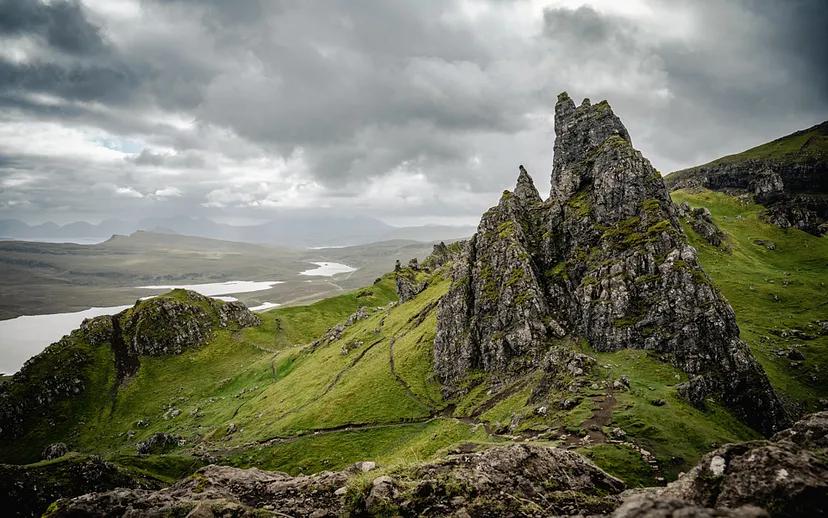
#> input picture Image quantization using KNN/nature.jpg, 828 x 518 px
$ python Quantize.py
#> lines starting #> are read from the running program, lines starting #| are printed output that depends on the picture
from sklearn.cluster import KMeans
import numpy as np
import matplotlib.pyplot as plt
from collections import Counter
import cv2

img = plt.imread("nature.jpg")
#> img is the input picture: shape (518, 828, 3); mean R, G, B 114.3, 116.1, 99.6
img = cv2.resize(img, (500, 500))
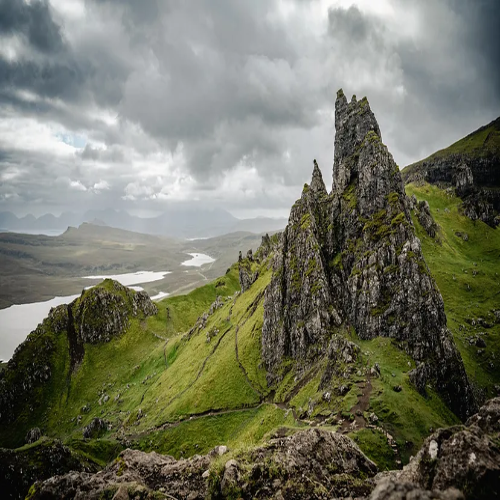
#> img: shape (500, 500, 3); mean R, G, B 114.2, 116, 99.5
print(img.shape)
#| (500, 500, 3)

(h, w, c) = img.shape
#> h = 500; w = 500; c = 3
img2D = img.reshape(h * w, c)
print(img2D.shape)
#| (250000, 3)

Kmeans_model = KMeans(n_clusters=3)
cluster_labels = Kmeans_model.fit_predict(img2D)

print(cluster_labels)
#> (printed output is left out)
labels_count = Counter(cluster_labels)
#> labels_count = {0: 73087, 2: 99097, 1: 77816}
print(labels_count)
#| Counter({2: 99097, 1: 77816, 0: 73087})
print(Kmeans_model.cluster_centers_)

rgb_colors = Kmeans_model.cluster_centers_.round(0).astype(int)
print(rgb_colors)


img_quant = np.reshape(rgb_colors[cluster_labels], (h, w, c))
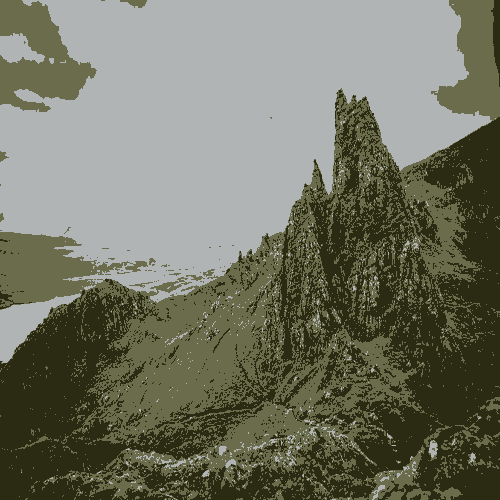
#> img_quant: shape (500, 500, 3) int64; mean of channels 0, 1, 2 114.4, 116.3, 99.5; drawn as R, G, B
plt.imshow(np.hstack([img, img_quant]))

plt.show()
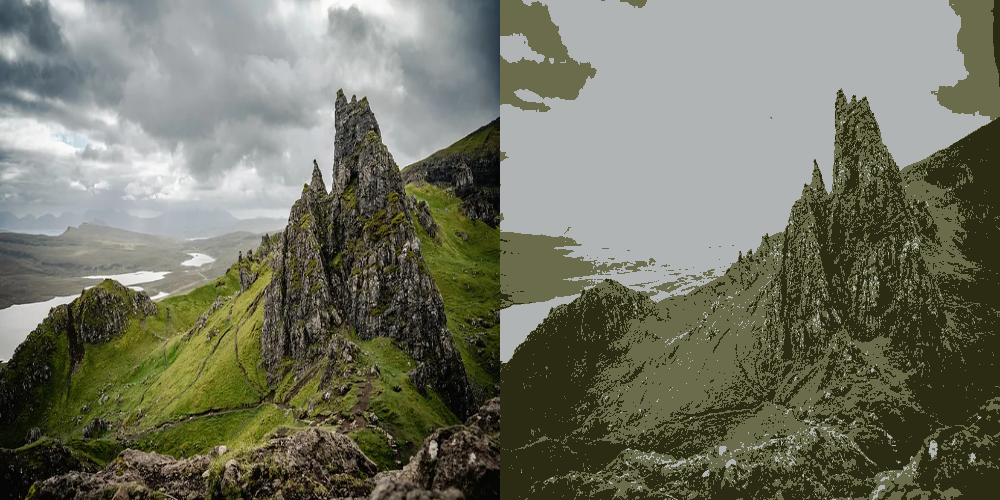
#> shown: shape (500, 1000, 3); mean R, G, B 114.3, 116.2, 99.5

$ run again, with Image quantization using KNN/flood.jpg copied over Image quantization using KNN/nature.jpg
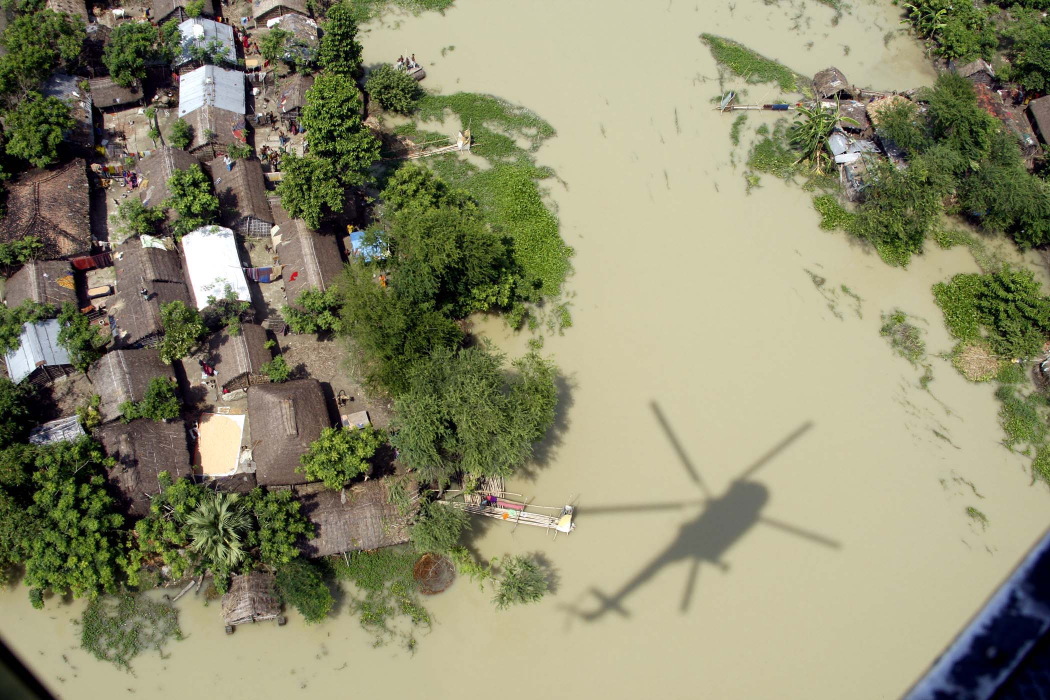
#> input picture Image quantization using KNN/flood.jpg, 2100 x 1400 px (shown at 1/2 size)
#> img is the input picture: shape (1400, 2100, 3); mean R, G, B 140.4, 139.3, 109.1
#> `img = cv2.resize(img, (500, 500))`:
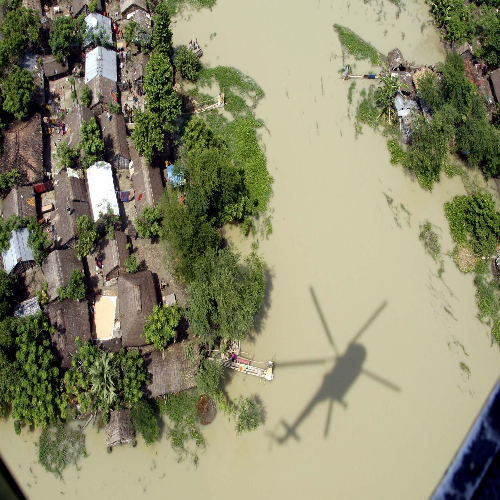
#> img: shape (500, 500, 3); mean R, G, B 140.4, 139.2, 109
#| (500, 500, 3)
#| (250000, 3)
#> (printed output is left out)
#> labels_count = {2: 74248, 0: 52286, 1: 123466}
#| Counter({1: 123466, 2: 74248, 0: 52286})
#> `plt.show()`:
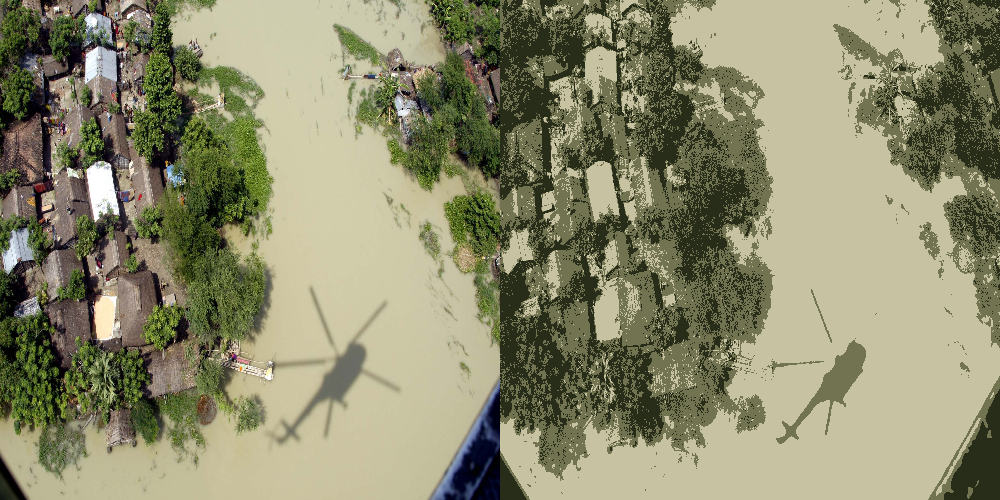
#> shown: shape (500, 1000, 3); mean R, G, B 140.4, 139.3, 109.1
